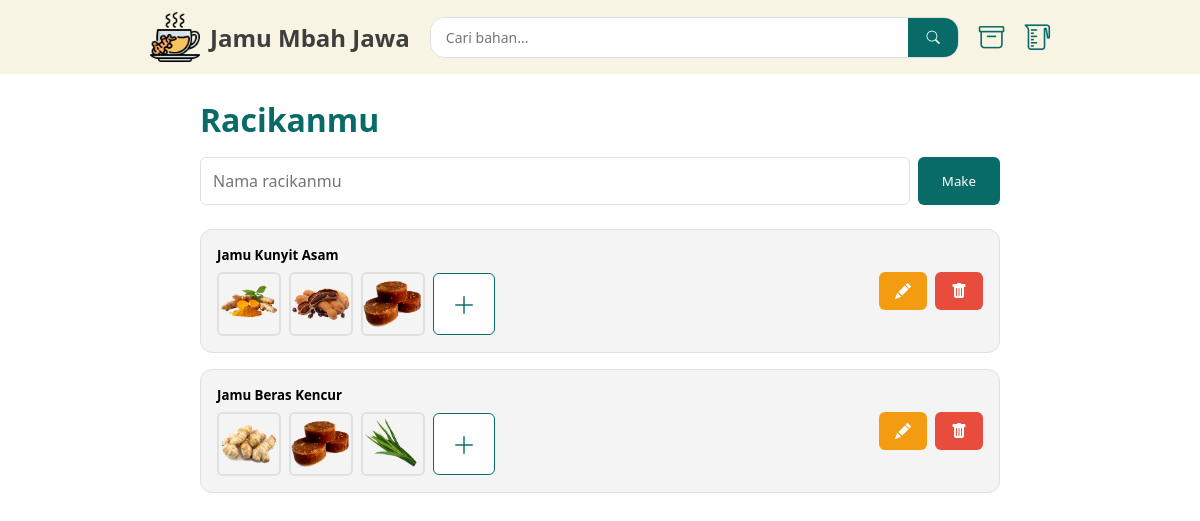
The page /pages/racikan/index.php on the database its author committed.
### tables this page shows
CREATE TABLE racikan(
 id INTEGER PRIMARY KEY,
 nama VARCHAR(255) NOT NULL
);

CREATE TABLE bahan (
  id INTEGER PRIMARY KEY,
  nama TEXT NOT NULL,
  deskripsi TEXT NOT NULL,
  harga INTEGER NOT NULL,
  jenis TEXT NOT NULL,
  foto VARCHAR(255)
);

### backend/worker.php (called while the page is built, shortened)
<?php
class TableRacikan {
    function fetchAll(){
        global $kon;
        $stmt = $kon->query("SELECT * FROM racikan ORDER BY id ASC");
        $racikanList = $stmt->fetchAll(PDO::FETCH_ASSOC);
        foreach ($racikanList as &$racikan) {
            $stmtDetail = $kon->prepare("
                SELECT b.nama, b.foto
                FROM detail_racikan dr
                JOIN bahan b ON dr.bahan_id = b.id
                WHERE dr.racikan_id = :racikan_id
            ");
            $stmtDetail->bindParam(':racikan_id', $racikan['id'], PDO::PARAM_INT);
            $stmtDetail->execute();
            $racikan['bahan'] = $stmtDetail->fetchAll(PDO::FETCH_ASSOC);
        }
        return $racikanList;
    }
}
$racikan = new TableRacikan();

### pages/racikan/index.php (the view, shortened to what this page needs)
<?php
include('../../backend/koneksi.php');
$listRacikan = $racikan->fetchAll();
?>
<!DOCTYPE html>
<html lang="en">
<head>
    <link rel="stylesheet" href="../../asset/css/racikan.css">
</head>
<body>
    <?php include('../components/navbar.php'); ?>
   <main class="container">
    <h1 class="heading">Racikanmu</h1>
    <form class="form" method="POST">
        <div class="form-group input-group">
            <input type="text" name="nama_racikan" class="input-text" placeholder="Nama racikanmu" required>
            <button type="submit" class="btn-secondary">Make</button>
        </div>
    </form>
    <?php if (empty($listRacikan)): ?>
        <div class="alert-info">
            Belum ada racikan. Yuk buat racikan pertamamu!
        </div>
    <?php else: ?>
        <div class="racikan-list">
            <?php foreach ($listRacikan as $racikan): ?>
                <div class="racikan-item">
                    <div class="racikan-info">
                        <h5 class="racikan-title"><?= htmlspecialchars($racikan['nama']) ?></h5>
                        <div class="bahan-list">
                            <?php foreach ($racikan['bahan'] as $bahan): ?>
                                <img src="../../<?= htmlspecialchars($bahan['foto']) ?>" alt="bahan" class="bahan-img">
                            <?php endforeach; ?>
                            <a href="detail_racikan.php?id=<?= $racikan['id'] ?>" class="btn-icon">
                                <i class="bi bi-plus-lg"></i>
                            </a>
                        </div>
                    </div>
                    <div class="racikan-actions">
                        <a href="edit_racikan.php?id=<?= $racikan['id'] ?>" class="btn-warning">
                            <i class="bi bi-pencil-fill"></i>
                        </a>
                        <a href="?id=<?= $racikan['id'] ?>" class="btn-danger" onclick="confirmAlert('Delete?');">
                            <i class="bi bi-trash-fill"></i>
                        </a>
                    </div>
                </div>
            <?php endforeach; ?>
        </div>
    <?php endif; ?>
</main>
</body>
</html>

### asset/css/racikan.css (style rules this page uses)
.container { padding: 1.5rem; max-width: 800px; margin: 0 auto; }
.heading { margin-bottom: 1rem; font-size: 2rem; color: var(--secondary-color); }
.form { margin-bottom: 1.5rem; }
.input-group { display: flex; gap: 0.5rem; flex-wrap: wrap; }
.input-text { flex: 1; padding: 0.75rem; font-size: 1rem; border: 1px solid var(--border); border-radius: 6px; background-color: var(--white); color: #333; }
.btn-secondary { padding: 0.75rem 1.5rem; background-color: var(--secondary-color); color: var(--white); border: none; border-radius: 6px; cursor: pointer; }
.racikan-list { display: flex; flex-direction: column; gap: 1rem; }
.racikan-item { display: flex; flex-direction: column; background-color: var(--gray); padding: 1rem; border-radius: 12px; gap: 1rem; border: 1px solid var(--border); }
@media (min-width: 768px) { .racikan-item { flex-direction: row; align-items: center; justify-content: space-between; } }
.racikan-title { margin-bottom: 0.5rem; color: #000; }
.bahan-list { display: flex; flex-wrap: wrap; gap: 0.5rem; align-items: center; }
.bahan-img { width: 60px; height: 60px; object-fit: cover; border-radius: 6px; border: 2px solid var(--border); }
.btn-icon { width: 60px; height: 60px; display: flex; align-items: center; justify-content: center; border: 1px solid var(--secondary-color); color: var(--secondary-color); border-radius: 6px; text-decoration: none; font-size: 1.5rem; background-color: var(--white); }
.racikan-actions { display: flex; gap: 0.5rem; }
.btn-warning, .btn-danger { padding: 0.5rem 1rem; color: var(--white); border-radius: 6px; text-decoration: none; }
.btn-warning { background-color: #f39c12; }
.btn-danger { background-color: var(--danger); }

### asset/css/navbar.css (style rules this page uses)
a { text-decoration: none; }

### asset/css/global.css (style rules this page uses)
:root { --primary-color : #f8f4e3; --secondary-color :#096B68; --white: #fff; --gray: #f4f4f4; --border: #e0e0e0; --danger: #e74c3c; }
* { padding: 0; margin: 0; font-family: 'Segoe UI', sans-serif; }

### rows shown on the page
racikan: nama "Jamu Kunyit Asam"
bahan: foto (picture)
bahan: foto (picture)
bahan: foto (picture)
racikan: nama "Jamu Beras Kencur"
bahan: foto (picture)
bahan: foto (picture)

### other values the page prints
$namaToko "Jamu Mbah Jawa"
